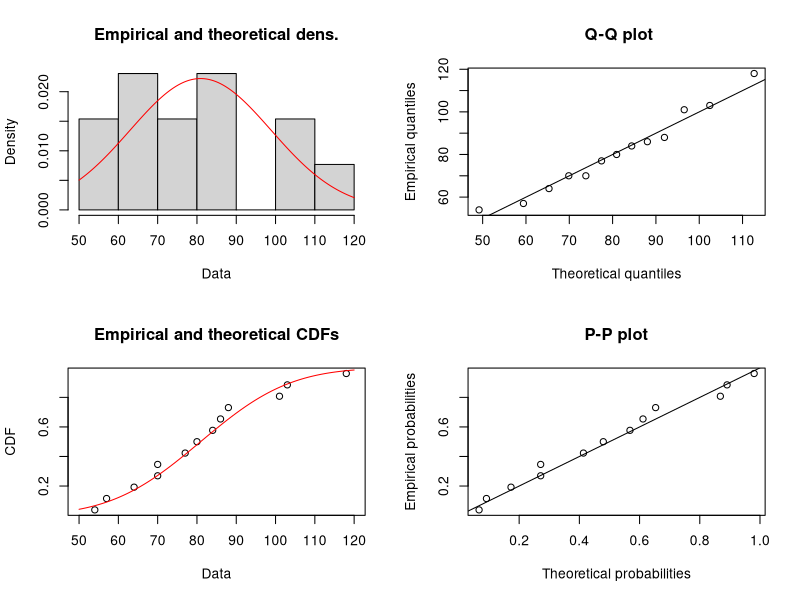
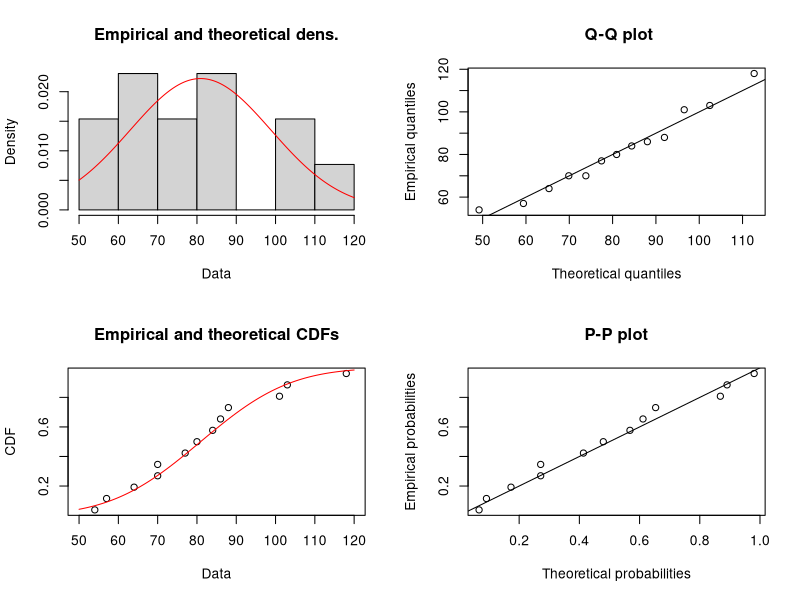

Reproduce these figures in R, in order.
data <- c(84,103,70,54,57,101,80,86,64,88,77,70,118)
data <- sort(data)
data.intervals <- table(cut(data, 11))
data.freq <- data.intervals/sum(data.intervals)
data.fset <- cbind(data.intervals, data.freq)
df.set <- data.frame(data.fset)
names(df.set)[1] = "N"
names(df.set)[2] = "Частость"

n <- length(data)
p <- 0.95


#Метод моментів
m <- mean(data) #хчерта
m

var(data)  # Вибіркова дисперсія
sd(data)

d <- var(data)*(n-1)/n  # Виправлена вибіркова дисперсія
d
s <- sqrt(d)
s

#Метод моментів за допомогою бібліотечних функцій
library("fitdistrplus")
fitdist(data,"norm","mme")
plot(fitdist(data,"norm","mme"))

#Метод найбільшої подібності
fitdist(data,"norm","mle")
plot(fitdist(data,"norm","mle"))
?fitdist
